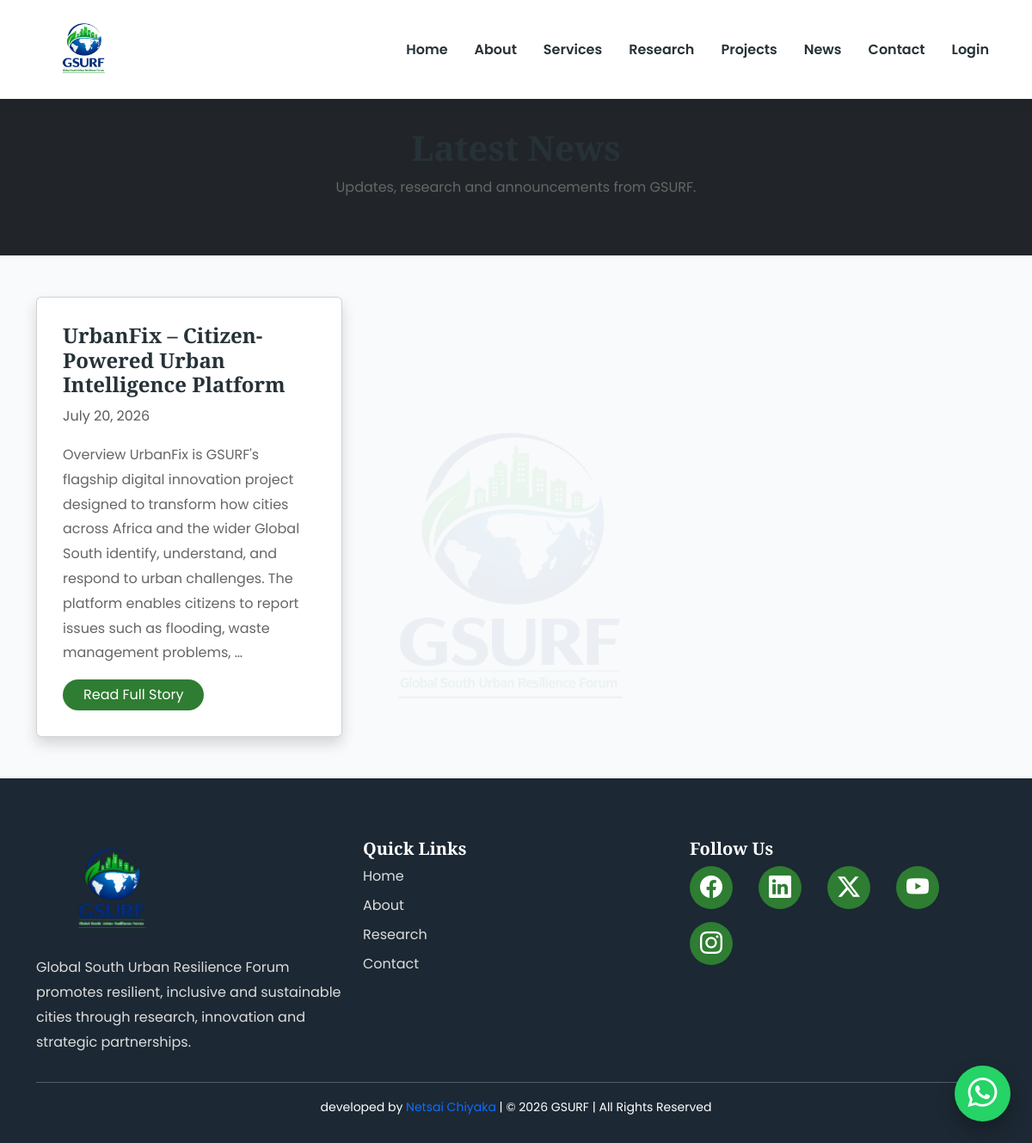
Page /news/ on the committed database.
### core/models.py (models this page shows, shortened)
class News(models.Model):
    title = models.CharField(
        max_length=200
    )
    slug = models.SlugField(
        unique=True
    )
    image = models.ImageField(
        upload_to="news/",
        blank=True,
        null=True
    )
    content = models.TextField()
    published_date = models.DateField()
    created_at = models.DateTimeField(
        auto_now_add=True
    )
    is_published = models.BooleanField(
        default=True
    )

### core/views.py (the view)
# urls.py: path("news/", views.news, name="news"),
def news(request):
    articles = News.objects.order_by("-published_date")
    return render(request, "news.html", {
        "articles": articles
    })

### templates/news.html (shortened to what this page needs)
{% extends 'base.html' %}
{% block content %}
<section class="bg-dark text-white py-5">
<div class="container text-center">
<h1>
</h1>
<p>
Updates, research and announcements from GSURF.
</p>
</div>
</section>
<section class="container py-5">
<div class="row g-4">
{% for article in articles %}
<div class="col-md-4">
<div class="card shadow h-100">
<div class="card-body">
<h4>
{{ article.title }}
</h4>
<p class="text-muted">
{{ article.published_date }}
</p>
<p>
{{ article.content|truncatewords:40 }}
</p>
<a href="{% url 'news_detail' article.id %}"
   class="btn btn-success rounded-pill px-4">
    Read Full Story
</a>
</div>
</div>
{% empty %}
<p>
No news available.
</p>
{% endfor %}
</div>
</section>
{% endblock %}

### static/css/style.css (style rules this page uses)
body { font-family:'Poppins',sans-serif; background:#f8fafb; color:#444; overflow-x:hidden; }
:root { --primary:#0b4f8c; --secondary:#2E7D32; --accent:#7CB342; --light:#F8FAFC; --white:#ffffff; --dark:#263238; --gray:#6c757d; }
section { padding:90px 0; }
h1,h2,h3,h4,h5 { font-family:'Playfair Display',serif; font-weight:700; color:var(--dark); }
p { line-height:1.8; color:#666; }
a { text-decoration:none; transition:.3s; }
.btn-success { background:var(--secondary); border:none; border-radius:50px; }
.card-body { padding:30px; }

### rows in the picture
News: title "UrbanFix – Citizen-Powered Urban Intelligence Platform", published_date "July 20, 2026", content "Overview UrbanFix is GSURF's flagship digital innovation project designed to transform how cities across Africa and the wider Global South identify, understand, and respond to urban challenges. The platform enables citizens to report issues such as flooding, waste management problems, …"
